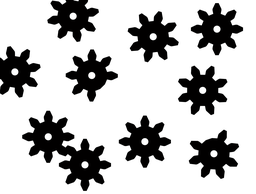
#> input picture engrenagens.png, 256 x 194 px, shrunk from 4055 x 3071 before the run
$ python threshold.py
#> lines starting #> are read from the running program, lines starting #| are printed output that depends on the picture; after the words box and inside, x2 and y2 are one past the last pixel; in counts of white or black regions, pixels touching at a corner belong together
from PIL import Image
import numpy

from collections import deque

#Binariza a imagem usando o método de Otsu
def binarize(filename):
#> called with filename = 'engrenagens.png'
    sourceImage = numpy.asarray(Image.open(filename).convert('L'))
    threshold = otsu(sourceImage)
    binary = Image.open(filename).convert('L').point(lambda x: 255 if x > threshold else 0)
    return binary

# Método de Otsu (So ta funcionando se a imagem tiver pelo menos 1 pixel totalmente preto e 1 totalmente branco)
def otsu(img):
    hist, bins = numpy.histogram(img, bins=256, range=(0, 256))
#> hist = 256 values, max 32935 at index 255, min 2 at index 122, mean 194; bins = 257 values from 0 to 256
    bins = bins[:-1]
#> bins = 256 values from 0 to 255
    w0 = numpy.cumsum(hist)
#> w0 = 256 values from 8954 to 49664
    w1 = numpy.cumsum(hist[::-1])[::-1]
#> w1 = 256 values, max 49664 at index 0, min 32935 at index 255, mean 36807.1
    mu0 = numpy.cumsum(bins * hist) / w0
#> mu0 = 256 values from 0 to 188.7
    mu1 = (numpy.cumsum((bins * hist)[::-1]) / w1[::-1])[::-1]
#> mu1 = 256 values from 188.7 to 255
    sigma_b_squared = ((mu0 - mu1) ** 2) * w0 * w1
#> sigma_b_squared = 256 values, max 2.86e+13 at index 130, min 7.18e+12 at index 255, mean 2.77e+13
    idx = numpy.argmax(sigma_b_squared)
#> idx = 130
#> in binarize, `binary = Image.open(filename).convert('L').point(lambda x: 255 if x > ..`:
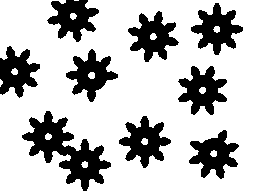
#> binary: PIL image 256x194 L; 74% white; 9 black regions, largest, box (x1, y1, x2, y2) and area: (22, 111, 111, 191) 2664, (119, 116, 171, 168) 1337, (128, 11, 179, 62) 1333
    return bins[idx]

#Retorna todos os vizinhos com a mesma cor de um pixel
def neighbors(img, pixel):
    x, y = pixel
    level = img[x][y]
    neighbors = []

    queue = deque([(x, y)])
    visited = numpy.zeros_like(img, dtype=bool)
    visited[x][y] = True

    while len(queue) > 0:
        current_pixel = queue.popleft()
        qx, qy = current_pixel

        if(checkPixel(img, (qx - 1, qy - 1), level) and not visited[qx - 1][qy - 1]):
            queue.append((qx - 1, qy - 1))
            visited[qx - 1][qy - 1] = True

        if(checkPixel(img, (qx, qy - 1), level) and not visited[qx][qy - 1]):
            queue.append((qx, qy - 1))
            visited[qx][qy - 1] = True

        if(checkPixel(img, (qx + 1, qy - 1), level) and not visited[qx+1][qy-1]):
            queue.append((qx + 1, qy - 1))
            visited[qx+1][qy-1] = True

        if(checkPixel(img, (qx - 1, qy), level) and not visited[qx - 1][qy]):
            queue.append((qx - 1, qy))
            visited[qx - 1][qy] = True

        if(checkPixel(img, (qx + 1, qy), level) and not visited[qx + 1][qy]):
            queue.append((qx + 1, qy))
            visited[qx + 1][qy] = True

        if(checkPixel(img, (qx - 1, qy + 1), level) and not visited[qx - 1][qy + 1]):
            queue.append((qx - 1, qy + 1))
            visited[qx - 1][qy + 1] = True

        if(checkPixel(img, (qx, qy + 1), level) and not visited[qx][qy + 1]):
            queue.append((qx, qy + 1))
            visited[qx][qy + 1] = True

        if(checkPixel(img, (qx + 1, qy + 1), level) and not visited[qx + 1][qy + 1]):
            queue.append((qx + 1, qy + 1))
            visited[qx + 1][qy + 1] = True

        neighbors.append(current_pixel)

        img[qx][qy] = 200

    return neighbors


# checa se um determinado pixel de uma imagem tem valor "level"
def checkPixel(img, pixel, level):
    x, y = pixel
    max_x = len(img)
    max_y = len(img[0])

    if(x < 0 or y < 0 or x >= max_x or y >= max_y): #verifica se aquele pixel existe na imagem
        return False

    if(img[x][y] == level):
        return True
    else:
        return False

def checkBorder(img):
    groups = []
    for x in range(0, len(img)):
        if(img[x][0] == 0):
            groups.append(neighbors(img, (x, 0)))

        if(img[x][len(img[0])-1] == 0):
            groups.append(neighbors(img, (x, len(img[0])-1)))
#> this loop made 194 passes
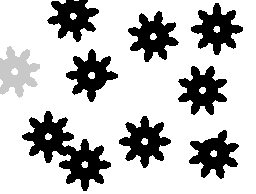
#> img: shape (194, 256); min 0, max 255, mean 193.4

    for y in range(0, len(img[0])):
        if(img[0][y] == 0):
            groups.append(neighbors(img, (0, y)))

        if(img[len(img)-1][y] == 0):
            groups.append(neighbors(img, (len(img)-1, y)))
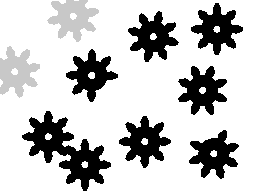
#> img: shape (194, 256); 2.46% of pixels changed, all inside (x1, y1, x2, y2) = (47, 0, 99, 42)

    for group in groups:
        for pixel in group:
            x, y = pixel
            img[x][y] = 200
#> this loop made 2 passes

    return img
def paintGroup(img ,group, grayscale):
    for pixel in group:
            x, y = pixel
            img[x][y] = grayscale

def pixelsGroups(img):
    new_image = img.copy()
    groups = []

    for x in range(0, len(new_image)):
        for y in range(0, len(new_image[0])):
            if(new_image[x][y] == 0):
                groups.append(neighbors(new_image, (x, y)))
                paintGroup(new_image, groups[-1], 1)
    return groups

def groupSize(groups):
    sizes = []
    for group in groups:
        minX = group[0][0]
        maxX = group[0][0]
        minY = group[0][1]
        maxY = group[0][1]
        for pixel in group:
            if(pixel[0] > maxX):
                maxX = pixel[0]
            if(pixel[0] < minX):
                minX = pixel[0]
            if(pixel[1] > maxY):
                maxY = pixel[1]
            if(pixel[1] < minY):
                minY = pixel[1]
        sizes.append((maxX - minX, maxY - minY))
#> this loop made 7 passes
    return sizes

if __name__ == '__main__':
    #img = numpy.asarray(binarize('gear_hack.png'))
    img = numpy.asarray(binarize('engrenagens.png'))
    img_copy = img.copy()
    img_copy = checkBorder(img_copy)
    groups = pixelsGroups(img_copy)
    print(groupSize(groups))
#| [(51, 51), (50, 50), (52, 51), (48, 48), (79, 88), (51, 51), (48, 49)]
    #for x in range(0, len(img_copy)):


    Image.fromarray(img_copy).show()
